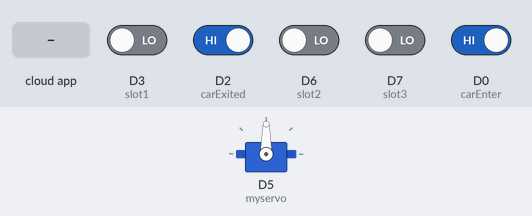
Simulated run of this sketch. Board: ESP8266 (NodeMCU). Shown: servo. The inputs (shaded band) are chosen by the test bench; at power-on: D0 (carEnter), D2 (carExited) HIGH, D3 (slot1), D6 (slot2), D7 (slot3) LOW. WiFi joins after 1.5 s; servers stay silent unless stated; network time is answered at once with the bench clock; the local clock reads 2024-03-15 10:24:30 at power-on unless the sketch sets it; no MQTT or app messages arrive unless stated; what the sketch prints to the serial monitor is not drawn.

Above: at 3.7 s.
3.8 s: the phone or cloud app sets EntryGate to ON
At 4.2 s:
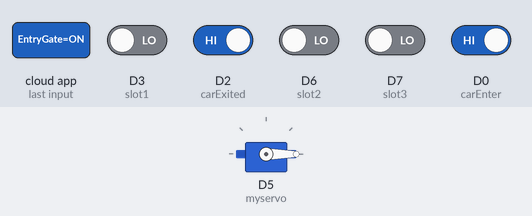
5.3 s: D3 (slot1) driven HIGH
10.3 s: D2 (carExited) driven LOW
At 17.2 s:
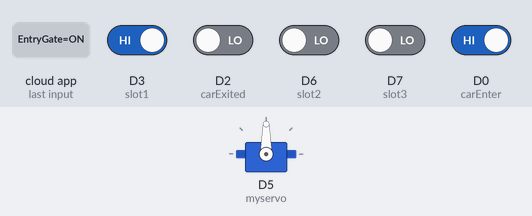
18.3 s: D2 (carExited) driven HIGH
19.8 s: D0 (carEnter) driven LOW
At 22.6 s:
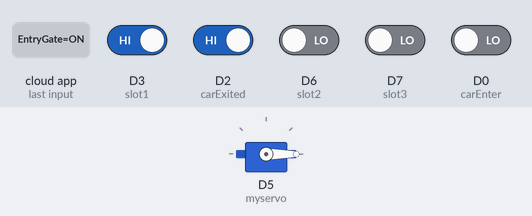
30.1 s: D3 (slot1) driven LOW and D6 (slot2) driven HIGH
Timing chart, 0 to 41.4 s (numbered marks = the images above; inputs shaded):
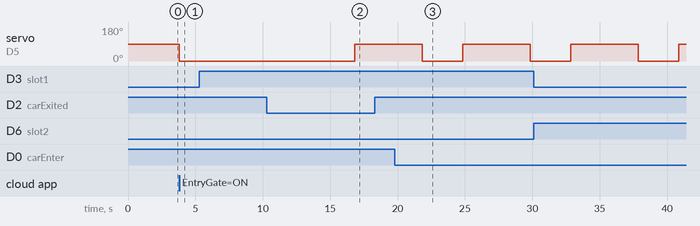

Measured:
- after the input at 3.8 s, servo on D5 (myservo): 90° → 0° at once
- after the input at 5.3 s, every drawn part: stays the same
- after the input at 10.3 s, servo on D5 (myservo): 0° → 90° after 6.5 s
- after the input at 18.3 s, every drawn part: stays the same
- after the input at 19.8 s, servo on D5 (myservo): 90° → 0° after 2.0 s, → 90° 3.0 s later, → 0° 5.0 s later

The sketch:

SCRIPT_-_smart_parking_system_with_iot.ino
```cpp
#include <ESP8266WiFi.h>
#include <Servo.h>
#include <stdlib.h>
#include <NTPClient.h>
#include <WiFiUdp.h>
#include <NTPClient.h>;
#include <WiFiUdp.h>
#include "Adafruit_MQTT.h"
#include "Adafruit_MQTT_Client.h"

const char *ssid =  "zancudo";     // Enter Network Name
const char *pass =  "aadhithya"; // Enter Network Password

#define MQTT_SERV "io.adafruit.com"
#define MQTT_PORT 1883
#define MQTT_NAME "adhithya_99"
#define MQTT_PASS "aio_EgOI174ZY2GQwnF5gMoG4Fi8N8Ow"

WiFiUDP ntpUDP;
NTPClient timeClient(ntpUDP, "pool.ntp.org", 19800,60000);
Servo myservo;                          //servo as gate

int carEnter = D0;                      // entry sensor
int carExited = D2;                   //exit sensor

int slot3 = D7;
int slot2 = D6;
int slot1  = D3;
int count =0;

int OPEN_ANGLE = 0;  // The opening angle of the servo motor arm
int CLOSE_ANGLE = 90;  // The closing angle of the servo motor arm

int  hh, mm, ss;
int pos;

String h, m,EntryTimeSlot1,ExitTimeSlot1, EntryTimeSlot2,ExitTimeSlot2, EntryTimeSlot3,ExitTimeSlot3;
boolean entrysensor, exitsensor,s1,s2,s3;

boolean s1_occupied = false;
boolean s2_occupied = false;
boolean s3_occupied = false;

WiFiClient client;
Adafruit_MQTT_Client mqtt(&client, MQTT_SERV, MQTT_PORT, MQTT_NAME, MQTT_PASS);

//Set up the feed you're subscribing to
Adafruit_MQTT_Subscribe EntryGate = Adafruit_MQTT_Subscribe(&mqtt, MQTT_NAME "/f/EntryGate");
Adafruit_MQTT_Subscribe ExitGate = Adafruit_MQTT_Subscribe(&mqtt, MQTT_NAME "/f/ExitGate");

//Set up the feed you're publishing to
Adafruit_MQTT_Publish CarsParked = Adafruit_MQTT_Publish(&mqtt,MQTT_NAME "/f/CarsParked");
Adafruit_MQTT_Publish EntrySlot1 = Adafruit_MQTT_Publish(&mqtt,MQTT_NAME "/f/EntrySlot1");
Adafruit_MQTT_Publish ExitSlot1 = Adafruit_MQTT_Publish(&mqtt,MQTT_NAME "/f/ExitSlot1");
Adafruit_MQTT_Publish EntrySlot2 = Adafruit_MQTT_Publish(&mqtt,MQTT_NAME "/f/EntrySlot2");
Adafruit_MQTT_Publish ExitSlot2 = Adafruit_MQTT_Publish(&mqtt,MQTT_NAME "/f/ExitSlot2");
Adafruit_MQTT_Publish EntrySlot3 = Adafruit_MQTT_Publish(&mqtt,MQTT_NAME "/f/EntrySlot3");
Adafruit_MQTT_Publish ExitSlot3 = Adafruit_MQTT_Publish(&mqtt,MQTT_NAME "/f/ExitSlot3");

void setup() {
  delay(1000);
  Serial.begin (9600);
  mqtt.subscribe(&EntryGate);
  mqtt.subscribe(&ExitGate);
  timeClient.begin();
  myservo.attach(D5);                         // Output servo to PIN D5
  pinMode(carExited, INPUT);                  // ir as input
  pinMode(carEnter, INPUT);                   // ir as input
  pinMode(slot1, INPUT);
  pinMode(slot2, INPUT);
  pinMode(slot3, INPUT);

  WiFi.begin(ssid, pass);                      //wifi connect
  Serial.print("Connecting to ");
  Serial.print(ssid);                          // network name serial monitor output
  while (WiFi.status() != WL_CONNECTED) {
    Serial.print(".");                         // error/exceptions
    delay(500);
  }
  Serial.println();
  Serial.print("Connected to ");
  Serial.println(ssid);
  Serial.print("IP Address is : ");
  Serial.println(WiFi.localIP());              //print local IP address
}

void loop() {

 MQTT_connect();
 timeClient.update();
 hh = timeClient.getHours();
 mm = timeClient.getMinutes();
 ss = timeClient.getSeconds();
 h= String(hh);
 m= String(mm);
 h +" :" + m;

 entrysensor= !digitalRead(carEnter);
 exitsensor = !digitalRead(carExited);
 s1 = digitalRead(slot1);
 s2 = digitalRead(slot2);
 s3 = digitalRead(slot3);

   if (entrysensor == 1) {
   count=  count+1;                            // Increments value by one
   myservo.write(OPEN_ANGLE);                  //ENTRY COUNT
   delay(3000);
   myservo.write(CLOSE_ANGLE);
   }

   if (exitsensor == 1) {
   count= count-1;                             // Decrements value by one
   myservo.write(OPEN_ANGLE);                  //EXIT COUNT
   delay(3000);
   myservo.write(CLOSE_ANGLE);
  }
  if (! CarsParked.publish(count)) {}

  if (s1 == 1 && s1_occupied == false) {
        Serial.println("Occupied1 ");
        EntryTimeSlot1 =  h +" :" + m;
        //Serial.print("EntryTimeSlot1");
        //Serial.print(EntryTimeSlot1);

        s1_occupied = true;
        if (! EntrySlot1.publish((char*) EntryTimeSlot1.c_str())){}
    }
  if(s1 == 0 && s1_occupied == true) {
       Serial.println("Available1 ");
       ExitTimeSlot1 =  h +" :" + m;
       //Serial.print("ExitTimeSlot1");
       //Serial.print(ExitTimeSlot1);

       s1_occupied = false;
        if (! ExitSlot1.publish((char*) ExitTimeSlot1.c_str())){}
}
  if (s2 == 1&& s2_occupied == false) {
      Serial.println("Occupied2 ");
      EntryTimeSlot2 =  h +" :" + m;
      //Serial.print("EntryTimeSlot2");
      //Serial.print(EntryTimeSlot2);

      s2_occupied = true;
      if (! EntrySlot2.publish((char*) EntryTimeSlot2.c_str())){}
    }
  if(s2 == 0 && s2_occupied == true) {
       Serial.println("Available2 ");
       ExitTimeSlot2 =  h +" :" + m;
       //Serial.print("ExitTimeSlot2");
       //Serial.print(ExitTimeSlot2);

       s2_occupied = false;
        if (! ExitSlot2.publish((char*) ExitTimeSlot2.c_str())){}
  }
  if (s3 == 1&& s3_occupied == false) {
      Serial.println("Occupied3 ");
      EntryTimeSlot3 =  h +" :" + m;
     //Serial.print("EntryTimeSlot3: ");
      //Serial.print(EntryTimeSlot3);
      s3_occupied = true;
       if (! EntrySlot3.publish((char*) EntryTimeSlot3.c_str())){}
    }
  if(s3 == 0 && s3_occupied == true) {
       Serial.println("Available3 ");
       ExitTimeSlot3 =  h +" :" + m;
       //Serial.print("ExitTimeSlot3: ");
       //Serial.print(ExitTimeSlot3);
       s3_occupied = false;
        if (! ExitSlot3.publish((char*) ExitTimeSlot3.c_str())){ }
  }

  Adafruit_MQTT_Subscribe * subscription;
  while ((subscription = mqtt.readSubscription(5000)))
     {

   if (subscription == &EntryGate)
     {
      //Prints the new value to the serial monitor
      Serial.println((char*) EntryGate.lastread);

   if (!strcmp((char*) EntryGate.lastread, "ON"))
      {
       myservo.write(OPEN_ANGLE);
    }
}
  if (subscription == &ExitGate)
     {
      //Print the new value to the serial monitor
      Serial.println((char*) EntryGate.lastread);

   if (!strcmp((char*) ExitGate.lastread, "ON"))
      {
       myservo.write(CLOSE_ANGLE);
    }
}
}
}
void MQTT_connect()
{
  int8_t ret;
  if (mqtt.connected())
  {
    return;
  }

  uint8_t retries = 3;
  while ((ret = mqtt.connect()) != 0) // will return 0 for connected status
  {
       mqtt.disconnect();
       delay(5000);  // 5 seconds
       retries--;
       if (retries == 0)

	   {
         while (1);
       }
  }
}
```
